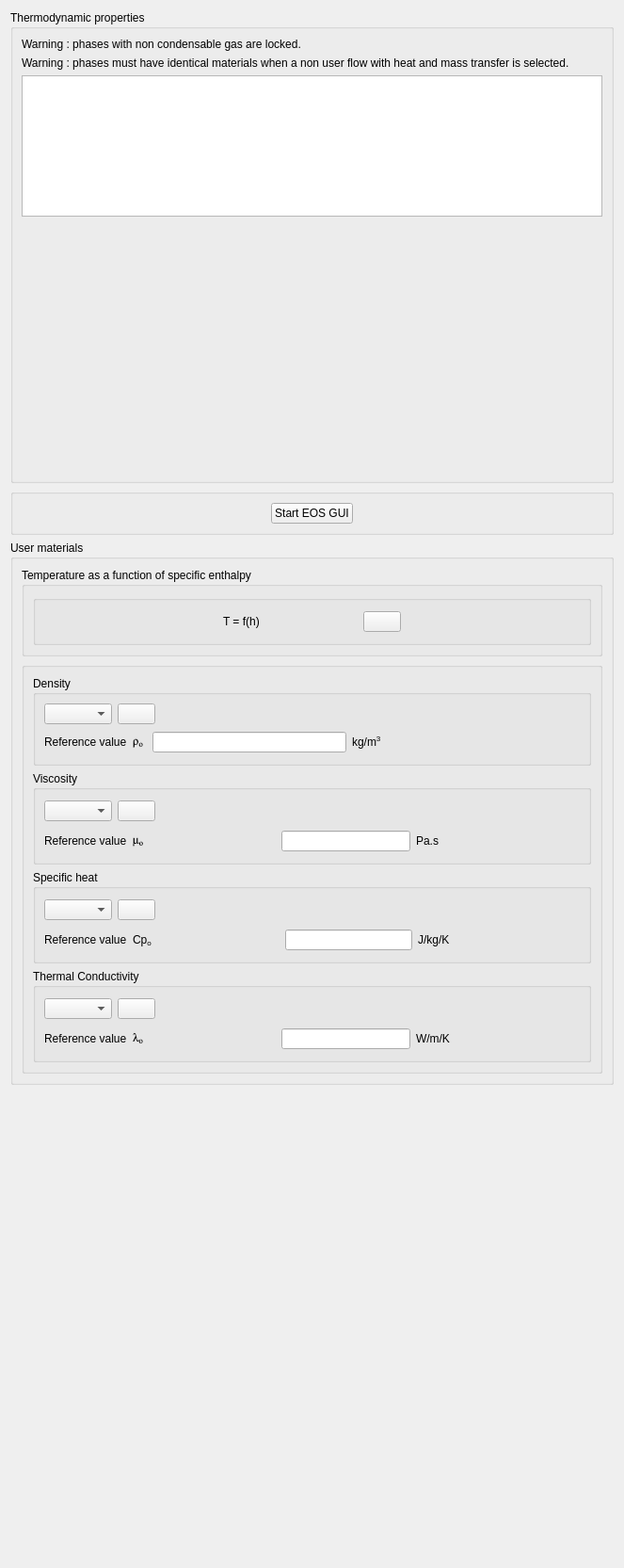
<?xml version="1.0" encoding="UTF-8"?>
<ui version="4.0">
 <class>ThermodynamicsField</class>
 <widget class="QWidget" name="ThermodynamicsField">
  <property name="geometry">
   <rect>
    <x>0</x>
    <y>0</y>
    <width>659</width>
    <height>1665</height>
   </rect>
  </property>
  <property name="windowTitle">
   <string>Form</string>
  </property>
  <layout class="QGridLayout" name="gridLayout_15">
   <item row="0" column="0">
    <widget class="QGroupBox" name="groupBoxThermodynamic">
     <property name="title">
      <string>Thermodynamic properties</string>
     </property>
     <layout class="QGridLayout">
      <property name="leftMargin">
       <number>9</number>
      </property>
      <property name="topMargin">
       <number>9</number>
      </property>
      <property name="rightMargin">
       <number>9</number>
      </property>
      <property name="bottomMargin">
       <number>9</number>
      </property>
      <property name="spacing">
       <number>6</number>
      </property>
      <item row="1" column="0">
       <widget class="QLabel" name="labelIdenticalMaterialWarning">
        <property name="text">
         <string>Warning : phases must have identical materials when a non user flow with heat and mass transfer is selected.</string>
        </property>
        <property name="wordWrap">
         <bool>true</bool>
        </property>
       </widget>
      </item>
      <item row="3" column="0">
       <spacer name="verticalSpacer">
        <property name="orientation">
         <enum>Qt::Vertical</enum>
        </property>
        <property name="sizeHint" stdset="0">
         <size>
          <width>20</width>
          <height>40</height>
         </size>
        </property>
       </spacer>
      </item>
      <item row="2" column="0">
       <widget class="QTableView" name="tableViewProperties">
        <property name="minimumSize">
         <size>
          <width>0</width>
          <height>150</height>
         </size>
        </property>
        <property name="maximumSize">
         <size>
          <width>16777215</width>
          <height>150</height>
         </size>
        </property>
       </widget>
      </item>
      <item row="0" column="0">
       <widget class="QLabel" name="labelNonCondensableWarning">
        <property name="text">
         <string>Warning : phases with non condensable gas are locked.</string>
        </property>
       </widget>
      </item>
     </layout>
    </widget>
   </item>
   <item row="1" column="0">
    <widget class="QGroupBox" name="groupBoxEOS">
     <property name="title">
      <string/>
     </property>
     <layout class="QHBoxLayout" name="horizontalLayout">
      <item>
       <spacer name="horizontalSpacer">
        <property name="orientation">
         <enum>Qt::Horizontal</enum>
        </property>
        <property name="sizeHint" stdset="0">
         <size>
          <width>277</width>
          <height>20</height>
         </size>
        </property>
       </spacer>
      </item>
      <item>
       <widget class="QPushButton" name="pushButtonEOS">
        <property name="text">
         <string>Start EOS GUI</string>
        </property>
       </widget>
      </item>
      <item>
       <spacer name="horizontalSpacer_2">
        <property name="orientation">
         <enum>Qt::Horizontal</enum>
        </property>
        <property name="sizeHint" stdset="0">
         <size>
          <width>276</width>
          <height>20</height>
         </size>
        </property>
       </spacer>
      </item>
     </layout>
    </widget>
   </item>
   <item row="3" column="0">
    <spacer>
     <property name="orientation">
      <enum>Qt::Vertical</enum>
     </property>
     <property name="sizeHint" stdset="0">
      <size>
       <width>641</width>
       <height>16</height>
      </size>
     </property>
    </spacer>
   </item>
   <item row="2" column="0">
    <widget class="QGroupBox" name="groupBoxConstantProperties">
     <property name="title">
      <string>User materials</string>
     </property>
     <layout class="QGridLayout" name="gridLayout_13">
      <item row="1" column="0">
       <widget class="QGroupBox" name="groupBoxPhysicalProp">
        <property name="title">
         <string/>
        </property>
        <layout class="QGridLayout" name="gridLayout_5">
         <item row="0" column="0">
          <layout class="QVBoxLayout" name="verticalLayout">
           <item>
            <widget class="QGroupBox" name="groupBoxDensity">
             <property name="title">
              <string>Density</string>
             </property>
             <layout class="QGridLayout">
              <property name="leftMargin">
               <number>9</number>
              </property>
              <property name="topMargin">
               <number>9</number>
              </property>
              <property name="rightMargin">
               <number>9</number>
              </property>
              <property name="bottomMargin">
               <number>9</number>
              </property>
              <property name="spacing">
               <number>6</number>
              </property>
              <item row="1" column="0">
               <layout class="QHBoxLayout">
                <property name="spacing">
                 <number>6</number>
                </property>
                <property name="leftMargin">
                 <number>0</number>
                </property>
                <property name="topMargin">
                 <number>0</number>
                </property>
                <property name="rightMargin">
                 <number>0</number>
                </property>
                <property name="bottomMargin">
                 <number>0</number>
                </property>
                <item>
                 <widget class="QLabel" name="label">
                  <property name="text">
                   <string>Reference value</string>
                  </property>
                 </widget>
                </item>
                <item>
                 <widget class="QLabel" name="labelVarRho">
                  <property name="minimumSize">
                   <size>
                    <width>15</width>
                    <height>0</height>
                   </size>
                  </property>
                  <property name="font">
                   <font>
                    <family>Symbol</family>
                   </font>
                  </property>
                  <property name="text">
                   <string>&lt;html&gt;&lt;head/&gt;&lt;body&gt;&lt;p&gt;r&lt;span style=&quot; vertical-align:sub;&quot;&gt;o&lt;/span&gt;&lt;/p&gt;&lt;/body&gt;&lt;/html&gt;</string>
                  </property>
                 </widget>
                </item>
                <item>
                 <widget class="QLineEdit" name="lineEditDensity"/>
                </item>
                <item>
                 <widget class="QLabel" name="labelUnitDensity">
                  <property name="minimumSize">
                   <size>
                    <width>37</width>
                    <height>26</height>
                   </size>
                  </property>
                  <property name="text">
                   <string>kg/m&lt;sup&gt;3&lt;/sup&gt;</string>
                  </property>
                 </widget>
                </item>
                <item>
                 <spacer name="horizontalSpacer_3">
                  <property name="orientation">
                   <enum>Qt::Horizontal</enum>
                  </property>
                  <property name="sizeHint" stdset="0">
                   <size>
                    <width>40</width>
                    <height>20</height>
                   </size>
                  </property>
                 </spacer>
                </item>
               </layout>
              </item>
              <item row="0" column="0">
               <layout class="QHBoxLayout" name="horizontalLayout_2">
                <item>
                 <widget class="QComboBox" name="comboBoxDensity"/>
                </item>
                <item>
                 <widget class="FormulaButton" name="pushButtonDensity">
                  <property name="sizePolicy">
                   <sizepolicy hsizetype="Fixed" vsizetype="Fixed">
                    <horstretch>0</horstretch>
                    <verstretch>0</verstretch>
                   </sizepolicy>
                  </property>
                  <property name="text">
                   <string/>
                  </property>
                  <property name="icon">
                   <iconset>
                    <normaloff>:data/icons/22x22/edit-find-replace.png</normaloff>:data/icons/22x22/edit-find-replace.png</iconset>
                  </property>
                 </widget>
                </item>
                <item>
                 <spacer name="horizontalSpacer_4">
                  <property name="orientation">
                   <enum>Qt::Horizontal</enum>
                  </property>
                  <property name="sizeHint" stdset="0">
                   <size>
                    <width>40</width>
                    <height>20</height>
                   </size>
                  </property>
                 </spacer>
                </item>
               </layout>
              </item>
             </layout>
            </widget>
           </item>
           <item>
            <widget class="QGroupBox" name="groupBoxViscosity">
             <property name="title">
              <string>Viscosity</string>
             </property>
             <layout class="QGridLayout">
              <property name="leftMargin">
               <number>9</number>
              </property>
              <property name="topMargin">
               <number>9</number>
              </property>
              <property name="rightMargin">
               <number>9</number>
              </property>
              <property name="bottomMargin">
               <number>9</number>
              </property>
              <property name="spacing">
               <number>6</number>
              </property>
              <item row="1" column="0">
               <layout class="QHBoxLayout">
                <property name="spacing">
                 <number>6</number>
                </property>
                <property name="leftMargin">
                 <number>0</number>
                </property>
                <property name="topMargin">
                 <number>0</number>
                </property>
                <property name="rightMargin">
                 <number>0</number>
                </property>
                <property name="bottomMargin">
                 <number>0</number>
                </property>
                <item>
                 <widget class="QLabel" name="label_3">
                  <property name="text">
                   <string>Reference value</string>
                  </property>
                 </widget>
                </item>
                <item>
                 <widget class="QLabel" name="labelVarMu">
                  <property name="minimumSize">
                   <size>
                    <width>15</width>
                    <height>0</height>
                   </size>
                  </property>
                  <property name="font">
                   <font>
                    <family>Symbol</family>
                   </font>
                  </property>
                  <property name="text">
                   <string>&lt;html&gt;&lt;head/&gt;&lt;body&gt;&lt;p&gt;m&lt;span style=&quot; vertical-align:sub;&quot;&gt;o&lt;/span&gt;&lt;/p&gt;&lt;/body&gt;&lt;/html&gt;</string>
                  </property>
                 </widget>
                </item>
                <item>
                 <spacer>
                  <property name="orientation">
                   <enum>Qt::Horizontal</enum>
                  </property>
                  <property name="sizeHint" stdset="0">
                   <size>
                    <width>16</width>
                    <height>26</height>
                   </size>
                  </property>
                 </spacer>
                </item>
                <item>
                 <widget class="QLineEdit" name="lineEditViscosity"/>
                </item>
                <item>
                 <widget class="QLabel" name="labelUnitViscosity">
                  <property name="minimumSize">
                   <size>
                    <width>37</width>
                    <height>26</height>
                   </size>
                  </property>
                  <property name="text">
                   <string>Pa.s</string>
                  </property>
                 </widget>
                </item>
                <item>
                 <spacer>
                  <property name="orientation">
                   <enum>Qt::Horizontal</enum>
                  </property>
                  <property name="sizeHint" stdset="0">
                   <size>
                    <width>16</width>
                    <height>26</height>
                   </size>
                  </property>
                 </spacer>
                </item>
               </layout>
              </item>
              <item row="0" column="0">
               <layout class="QHBoxLayout" name="horizontalLayout_3">
                <item>
                 <widget class="QComboBox" name="comboBoxViscosity"/>
                </item>
                <item>
                 <widget class="FormulaButton" name="pushButtonViscosity">
                  <property name="sizePolicy">
                   <sizepolicy hsizetype="Fixed" vsizetype="Fixed">
                    <horstretch>0</horstretch>
                    <verstretch>0</verstretch>
                   </sizepolicy>
                  </property>
                  <property name="text">
                   <string/>
                  </property>
                  <property name="icon">
                   <iconset>
                    <normaloff>:data/icons/22x22/edit-find-replace.png</normaloff>:data/icons/22x22/edit-find-replace.png</iconset>
                  </property>
                 </widget>
                </item>
                <item>
                 <spacer>
                  <property name="orientation">
                   <enum>Qt::Horizontal</enum>
                  </property>
                  <property name="sizeHint" stdset="0">
                   <size>
                    <width>71</width>
                    <height>26</height>
                   </size>
                  </property>
                 </spacer>
                </item>
               </layout>
              </item>
             </layout>
            </widget>
           </item>
           <item>
            <widget class="QGroupBox" name="groupBoxSpecificHeat">
             <property name="title">
              <string>Specific heat</string>
             </property>
             <layout class="QGridLayout">
              <property name="leftMargin">
               <number>9</number>
              </property>
              <property name="topMargin">
               <number>9</number>
              </property>
              <property name="rightMargin">
               <number>9</number>
              </property>
              <property name="bottomMargin">
               <number>9</number>
              </property>
              <property name="spacing">
               <number>6</number>
              </property>
              <item row="2" column="0">
               <layout class="QHBoxLayout">
                <property name="spacing">
                 <number>6</number>
                </property>
                <property name="leftMargin">
                 <number>0</number>
                </property>
                <property name="topMargin">
                 <number>0</number>
                </property>
                <property name="rightMargin">
                 <number>0</number>
                </property>
                <property name="bottomMargin">
                 <number>0</number>
                </property>
                <item>
                 <widget class="QLabel" name="label_4">
                  <property name="text">
                   <string>Reference value</string>
                  </property>
                 </widget>
                </item>
                <item>
                 <widget class="QLabel" name="labelVarCp">
                  <property name="minimumSize">
                   <size>
                    <width>15</width>
                    <height>0</height>
                   </size>
                  </property>
                  <property name="text">
                   <string>&lt;html&gt;&lt;head/&gt;&lt;body&gt;&lt;p&gt;Cp&lt;span style=&quot; vertical-align:sub;&quot;&gt;o&lt;/span&gt;&lt;/p&gt;&lt;/body&gt;&lt;/html&gt;</string>
                  </property>
                 </widget>
                </item>
                <item>
                 <spacer>
                  <property name="orientation">
                   <enum>Qt::Horizontal</enum>
                  </property>
                  <property name="sizeHint" stdset="0">
                   <size>
                    <width>16</width>
                    <height>26</height>
                   </size>
                  </property>
                 </spacer>
                </item>
                <item>
                 <widget class="QLineEdit" name="lineEditSpecificHeat"/>
                </item>
                <item>
                 <widget class="QLabel" name="labelUnitSpecificHeat">
                  <property name="minimumSize">
                   <size>
                    <width>37</width>
                    <height>26</height>
                   </size>
                  </property>
                  <property name="text">
                   <string>J/kg/K</string>
                  </property>
                 </widget>
                </item>
                <item>
                 <spacer>
                  <property name="orientation">
                   <enum>Qt::Horizontal</enum>
                  </property>
                  <property name="sizeHint" stdset="0">
                   <size>
                    <width>71</width>
                    <height>26</height>
                   </size>
                  </property>
                 </spacer>
                </item>
               </layout>
              </item>
              <item row="0" column="0">
               <layout class="QHBoxLayout" name="horizontalLayout_4">
                <item>
                 <widget class="QComboBox" name="comboBoxSpecificHeat"/>
                </item>
                <item>
                 <widget class="FormulaButton" name="pushButtonSpecificHeat">
                  <property name="sizePolicy">
                   <sizepolicy hsizetype="Fixed" vsizetype="Fixed">
                    <horstretch>0</horstretch>
                    <verstretch>0</verstretch>
                   </sizepolicy>
                  </property>
                  <property name="text">
                   <string/>
                  </property>
                  <property name="icon">
                   <iconset>
                    <normaloff>:data/icons/22x22/edit-find-replace.png</normaloff>:data/icons/22x22/edit-find-replace.png</iconset>
                  </property>
                 </widget>
                </item>
                <item>
                 <spacer>
                  <property name="orientation">
                   <enum>Qt::Horizontal</enum>
                  </property>
                  <property name="sizeHint" stdset="0">
                   <size>
                    <width>61</width>
                    <height>26</height>
                   </size>
                  </property>
                 </spacer>
                </item>
               </layout>
              </item>
             </layout>
            </widget>
           </item>
           <item>
            <widget class="QGroupBox" name="groupBoxThermodConductivity">
             <property name="title">
              <string>Thermal Conductivity</string>
             </property>
             <layout class="QGridLayout">
              <property name="leftMargin">
               <number>9</number>
              </property>
              <property name="topMargin">
               <number>9</number>
              </property>
              <property name="rightMargin">
               <number>9</number>
              </property>
              <property name="bottomMargin">
               <number>9</number>
              </property>
              <property name="spacing">
               <number>6</number>
              </property>
              <item row="1" column="0">
               <layout class="QHBoxLayout">
                <property name="spacing">
                 <number>6</number>
                </property>
                <property name="leftMargin">
                 <number>0</number>
                </property>
                <property name="topMargin">
                 <number>0</number>
                </property>
                <property name="rightMargin">
                 <number>0</number>
                </property>
                <property name="bottomMargin">
                 <number>0</number>
                </property>
                <item>
                 <widget class="QLabel" name="label_5">
                  <property name="text">
                   <string>Reference value</string>
                  </property>
                 </widget>
                </item>
                <item>
                 <widget class="QLabel" name="labelVarAl">
                  <property name="minimumSize">
                   <size>
                    <width>15</width>
                    <height>0</height>
                   </size>
                  </property>
                  <property name="font">
                   <font>
                    <family>Symbol</family>
                   </font>
                  </property>
                  <property name="text">
                   <string>&lt;html&gt;&lt;head/&gt;&lt;body&gt;&lt;p&gt;l&lt;span style=&quot; vertical-align:sub;&quot;&gt;o&lt;/span&gt;&lt;/p&gt;&lt;/body&gt;&lt;/html&gt;</string>
                  </property>
                 </widget>
                </item>
                <item>
                 <spacer>
                  <property name="orientation">
                   <enum>Qt::Horizontal</enum>
                  </property>
                  <property name="sizeHint" stdset="0">
                   <size>
                    <width>16</width>
                    <height>26</height>
                   </size>
                  </property>
                 </spacer>
                </item>
                <item>
                 <widget class="QLineEdit" name="lineEditThermalConductivity"/>
                </item>
                <item>
                 <widget class="QLabel" name="labelUnitThermalConductivity">
                  <property name="minimumSize">
                   <size>
                    <width>37</width>
                    <height>26</height>
                   </size>
                  </property>
                  <property name="text">
                   <string>W/m/K</string>
                  </property>
                 </widget>
                </item>
                <item>
                 <spacer>
                  <property name="orientation">
                   <enum>Qt::Horizontal</enum>
                  </property>
                  <property name="sizeHint" stdset="0">
                   <size>
                    <width>71</width>
                    <height>26</height>
                   </size>
                  </property>
                 </spacer>
                </item>
               </layout>
              </item>
              <item row="0" column="0">
               <layout class="QHBoxLayout" name="horizontalLayout_5">
                <item>
                 <widget class="QComboBox" name="comboBoxThermalConductivity"/>
                </item>
                <item>
                 <widget class="FormulaButton" name="pushButtonThermalConductivity">
                  <property name="sizePolicy">
                   <sizepolicy hsizetype="Fixed" vsizetype="Fixed">
                    <horstretch>0</horstretch>
                    <verstretch>0</verstretch>
                   </sizepolicy>
                  </property>
                  <property name="text">
                   <string/>
                  </property>
                  <property name="icon">
                   <iconset>
                    <normaloff>:data/icons/22x22/edit-find-replace.png</normaloff>:data/icons/22x22/edit-find-replace.png</iconset>
                  </property>
                 </widget>
                </item>
                <item>
                 <spacer>
                  <property name="orientation">
                   <enum>Qt::Horizontal</enum>
                  </property>
                  <property name="sizeHint" stdset="0">
                   <size>
                    <width>61</width>
                    <height>26</height>
                   </size>
                  </property>
                 </spacer>
                </item>
               </layout>
              </item>
             </layout>
            </widget>
           </item>
          </layout>
         </item>
        </layout>
       </widget>
      </item>
      <item row="0" column="0">
       <widget class="QGroupBox" name="groupBoxTemperature">
        <property name="title">
         <string>Temperature as a function of specific enthalpy</string>
        </property>
        <layout class="QGridLayout" name="gridLayout_8">
         <item row="0" column="0">
          <widget class="QGroupBox" name="groupBoxDensity_6">
           <property name="title">
            <string/>
           </property>
           <layout class="QGridLayout" name="gridLayout_9">
            <item row="0" column="0">
             <spacer>
              <property name="orientation">
               <enum>Qt::Horizontal</enum>
              </property>
              <property name="sizeHint" stdset="0">
               <size>
                <width>71</width>
                <height>26</height>
               </size>
              </property>
             </spacer>
            </item>
            <item row="0" column="1">
             <layout class="QHBoxLayout" name="_7">
              <property name="spacing">
               <number>6</number>
              </property>
              <property name="leftMargin">
               <number>0</number>
              </property>
              <property name="topMargin">
               <number>0</number>
              </property>
              <property name="rightMargin">
               <number>0</number>
              </property>
              <property name="bottomMargin">
               <number>0</number>
              </property>
              <item>
               <widget class="QLabel" name="labelTemperature">
                <property name="minimumSize">
                 <size>
                  <width>37</width>
                  <height>26</height>
                 </size>
                </property>
                <property name="text">
                 <string>T = f(h)</string>
                </property>
               </widget>
              </item>
              <item>
               <spacer>
                <property name="orientation">
                 <enum>Qt::Horizontal</enum>
                </property>
                <property name="sizeHint" stdset="0">
                 <size>
                  <width>16</width>
                  <height>26</height>
                 </size>
                </property>
               </spacer>
              </item>
              <item>
               <widget class="FormulaButton" name="pushButtonTemperature">
                <property name="text">
                 <string/>
                </property>
                <property name="icon">
                 <iconset>
                  <normaloff>:data/icons/22x22/edit-find-replace.png</normaloff>:data/icons/22x22/edit-find-replace.png</iconset>
                </property>
               </widget>
              </item>
             </layout>
            </item>
            <item row="0" column="2">
             <spacer>
              <property name="orientation">
               <enum>Qt::Horizontal</enum>
              </property>
              <property name="sizeHint" stdset="0">
               <size>
                <width>61</width>
                <height>26</height>
               </size>
              </property>
             </spacer>
            </item>
           </layout>
          </widget>
         </item>
        </layout>
       </widget>
      </item>
     </layout>
    </widget>
   </item>
  </layout>
 </widget>
 <customwidgets>
  <customwidget>
   <class>FormulaButton</class>
   <extends>QPushButton</extends>
   <header>code_saturne.gui.base.FormulaButton</header>
  </customwidget>
 </customwidgets>
 <resources/>
 <connections/>
</ui>
